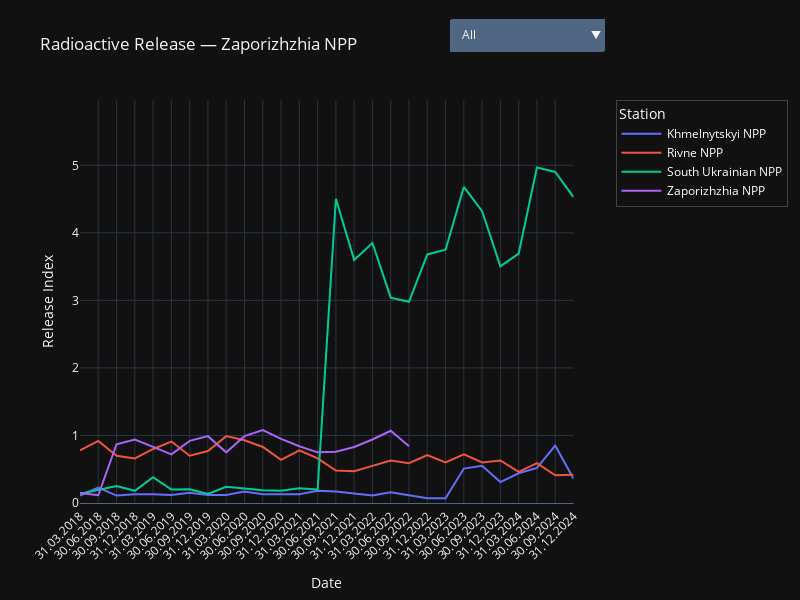

Notebook code for this chart:
### Markdown cell above
## Dataset visualization

### Code cell
import plotly.graph_objects as go

stations_en_list = sorted(set(station_map.values()))
index_radioactive_max = dataset_df["index_radioactive_releas"].max()

fig = go.Figure()

# Create a separate graph with data for each station.
traces = []
for i, station in enumerate(stations_en_list):
    df_station = dataset_df[dataset_df["station_en"] == station]

    trace = go.Scatter(
        x=df_station["date"],
        y=df_station["index_radioactive_releas"],
        name=station,
        visible=True,
    )
    traces.append(trace)
    fig.add_trace(trace)

# Customize buttons for selecting stations.
buttons = []

# Button for selecting all stations.
buttons.append(
    dict(
        label="All",
        method="update",
        args=[
            {"visible": [True] * len(traces)},
            {"title": "Radioactive Release — All Station"},
        ],
    )
)

# Buttons for selecting separately station.
for i, station in enumerate(stations_en_list):
    visibility = [False] * len(traces)
    visibility[i] = True
    buttons.append(
        dict(
            label=station,
            method="update",
            args=[
                {"visible": visibility},
                {"title": f"Radioactive Release — {station}"},
            ],
        )
    )

# Add a menu.
fig.update_layout(
    updatemenus=[
        dict(
            type="dropdown",
            active=0,
            buttons=buttons,
            xanchor="right",
            x=1,
            y=1.2,
        )
    ],
    title=f"Radioactive Release — {station}",
    xaxis_title="Date",
    xaxis=dict(tickangle=-45, showgrid=True, showline=True, domain=[0, 0.94]),
    yaxis_title="Release Index",
    yaxis=dict(range=[0, index_radioactive_max + 1]),
    template="plotly_dark",
    width=800,
    height=600,
    legend=dict(
        title="Station",
        orientation="v",  # вертикальне розміщення
        x=1.02,  # праворуч від графіку
        y=1,  # зверху
        xanchor="left",  # легенда притиснута до лівого краю x=1.02
        yanchor="top",
        bgcolor="rgba(0,0,0,0)",  # прозорий фон
        borderwidth=1,
        font=dict(
            size=12,
            color="white",  # або "black" залежно від теми
        ),
        itemwidth=40,  # фіксує ширину кожного елементу (потрібно для стабільності)
    ),
    margin=dict(r=150),
)

fig.show()

### Figure 1 — Plotly figure (JSON) as saved in the notebook; plotly's stock layout.template omitted (floating-point values rounded to 4 significant figures)
{"data": [{"name": "Khmelnytskyi NPP", "type": "scatter", "visible": true, "x": ["31.03.2018", "30.06.2018", "30.09.2018", "31.12.2018", "31.03.2019", "30.06.2019", "30.09.2019", "31.12.2019", "31.03.2020", "30.06.2020", "30.09.2020", "31.12.2020", "31.03.2021", "30.06.2021", "30.09.2021", "31.12.2021", "31.03.2022", "30.06.2022", "30.09.2022", "31.12.2022", "31.03.2023", "30.06.2023", "30.09.2023", "31.12.2023", "31.03.2024", "30.06.2024", "30.09.2024", "31.12.2024"], "y": [0.11, 0.23, 0.11, 0.13, 0.13, 0.12, 0.15, 0.12, 0.12, 0.17, 0.13, 0.13, 0.13, 0.18, 0.17, 0.14, 0.11, 0.16, 0.12, 0.07, 0.07, 0.51, 0.55, 0.31, 0.44, 0.52, 0.85, 0.36]}, {"name": "Rivne NPP", "type": "scatter", "visible": true, "x": ["31.03.2018", "30.06.2018", "30.09.2018", "31.12.2018", "31.03.2019", "30.06.2019", "30.09.2019", "31.12.2019", "31.03.2020", "30.06.2020", "30.09.2020", "31.12.2020", "31.03.2021", "30.06.2021", "30.09.2021", "31.12.2021", "31.03.2022", "30.06.2022", "30.09.2022", "31.12.2022", "31.03.2023", "30.06.2023", "30.09.2023", "31.12.2023", "31.03.2024", "30.06.2024", "30.09.2024", "31.12.2024"], "y": [0.78, 0.92, 0.7, 0.66, 0.8, 0.91, 0.7, 0.77, 0.99, 0.93, 0.83, 0.64, 0.78, 0.66, 0.48, 0.47, 0.55, 0.63, 0.59, 0.71, 0.6, 0.72, 0.6, 0.63, 0.46, 0.59, 0.41, 0.42]}, {"name": "South Ukrainian NPP", "type": "scatter", "visible": true, "x": ["31.03.2018", "30.06.2018", "30.09.2018", "31.12.2018", "31.03.2019", "30.06.2019", "30.09.2019", "31.12.2019", "31.03.2020", "30.06.2020", "30.09.2020", "31.12.2020", "31.03.2021", "30.06.2021", "30.09.2021", "31.12.2021", "31.03.2022", "30.06.2022", "30.09.2022", "31.12.2022", "31.03.2023", "30.06.2023", "30.09.2023", "31.12.2023", "31.03.2024", "30.06.2024", "30.09.2024", "31.12.2024"], "y": [0.136, 0.19, 0.25, 0.18, 0.381, 0.2, 0.203, 0.133, 0.24, 0.213, 0.189, 0.181, 0.219, 0.2, 4.505, 3.6, 3.85, 3.04, 2.98, 3.68, 3.75, 4.68, 4.32, 3.503, 3.693, 4.967, 4.901, 4.529]}, {"name": "Zaporizhzhia NPP", "type": "scatter", "visible": true, "x": ["31.03.2018", "30.06.2018", "30.09.2018", "31.12.2018", "31.03.2019", "30.06.2019", "30.09.2019", "31.12.2019", "31.03.2020", "30.06.2020", "30.09.2020", "31.12.2020", "31.03.2021", "30.06.2021", "30.09.2021", "31.12.2021", "31.03.2022", "30.06.2022", "30.09.2022", "31.12.2022", "31.03.2023", "30.06.2023", "30.09.2023", "31.12.2023", "31.03.2024", "30.06.2024", "30.09.2024", "31.12.2024"], "y": [0.149, 0.115, 0.87, 0.94, 0.83, 0.72, 0.92, 0.99, 0.75, 0.99, 1.08, 0.95, 0.84, 0.75, 0.76, 0.83, 0.94, 1.07, 0.84, NaN, NaN, NaN, NaN, NaN, NaN, NaN, NaN, NaN]}], "layout": {"height": 600, "legend": {"bgcolor": "rgba(0,0,0,0)", "borderwidth": 1, "font": {"color": "white", "size": 12}, "itemwidth": 40, "orientation": "v", "title": {"text": "Station"}, "x": 1.02, "xanchor": "left", "y": 1, "yanchor": "top"}, "margin": {"r": 150}, "title": {"text": "Radioactive Release — Zaporizhzhia NPP"}, "updatemenus": [{"active": 0, "buttons": [{"args": [{"visible": [true, true, true, true]}, {"title": "Radioactive Release — All Station"}], "label": "All", "method": "update"}, {"args": [{"visible": [true, false, false, false]}, {"title": "Radioactive Release — Khmelnytskyi NPP"}], "label": "Khmelnytskyi NPP", "method": "update"}, {"args": [{"visible": [false, true, false, false]}, {"title": "Radioactive Release — Rivne NPP"}], "label": "Rivne NPP", "method": "update"}, {"args": [{"visible": [false, false, true, false]}, {"title": "Radioactive Release — South Ukrainian NPP"}], "label": "South Ukrainian NPP", "method": "update"}, {"args": [{"visible": [false, false, false, true]}, {"title": "Radioactive Release — Zaporizhzhia NPP"}], "label": "Zaporizhzhia NPP", "method": "update"}], "type": "dropdown", "x": 1, "xanchor": "right", "y": 1.2}], "width": 800, "xaxis": {"domain": [0, 0.94], "showgrid": true, "showline": true, "tickangle": -45, "title": {"text": "Date"}}, "yaxis": {"range": [0, 5.967], "title": {"text": "Release Index"}}}}
